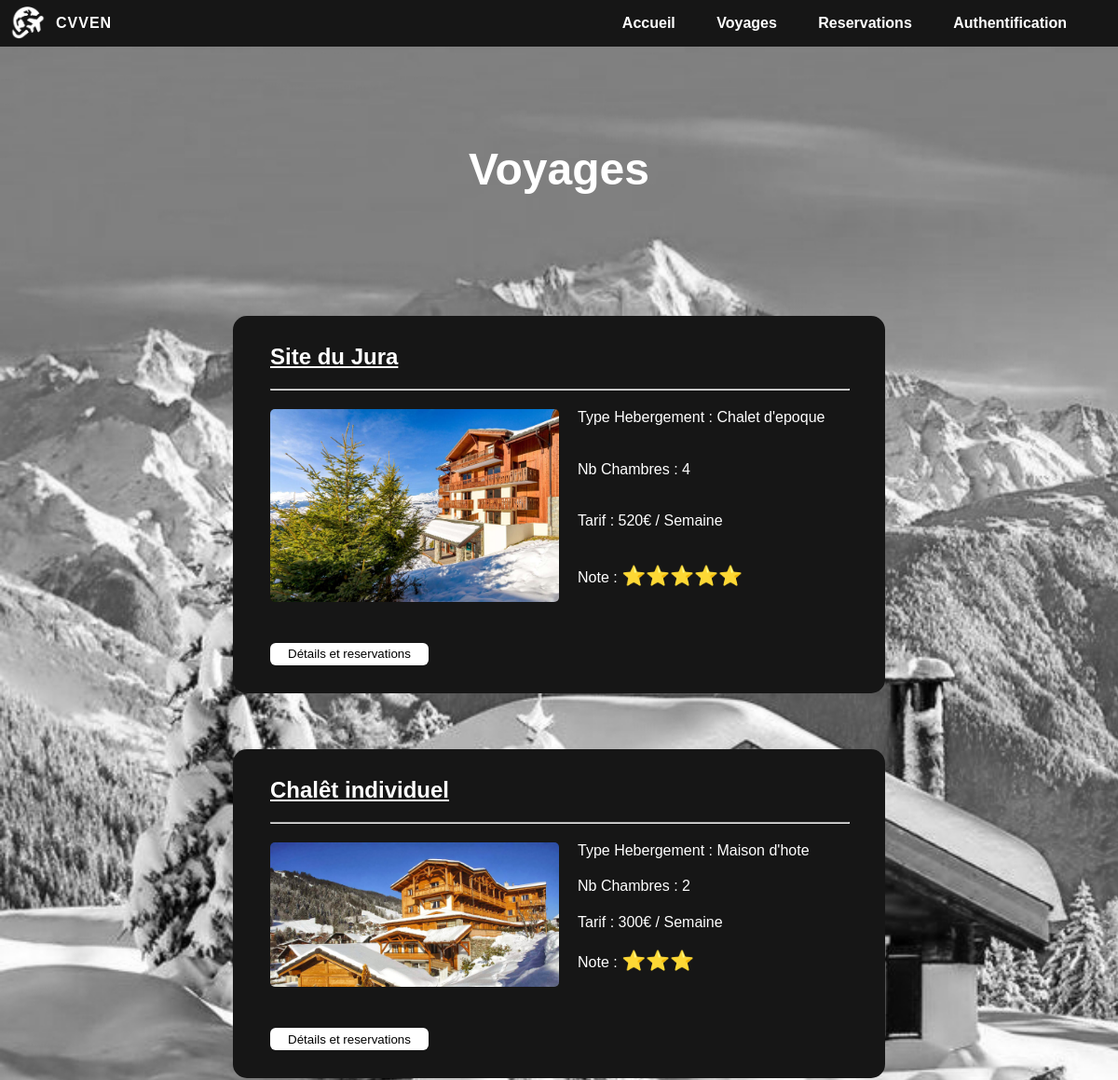
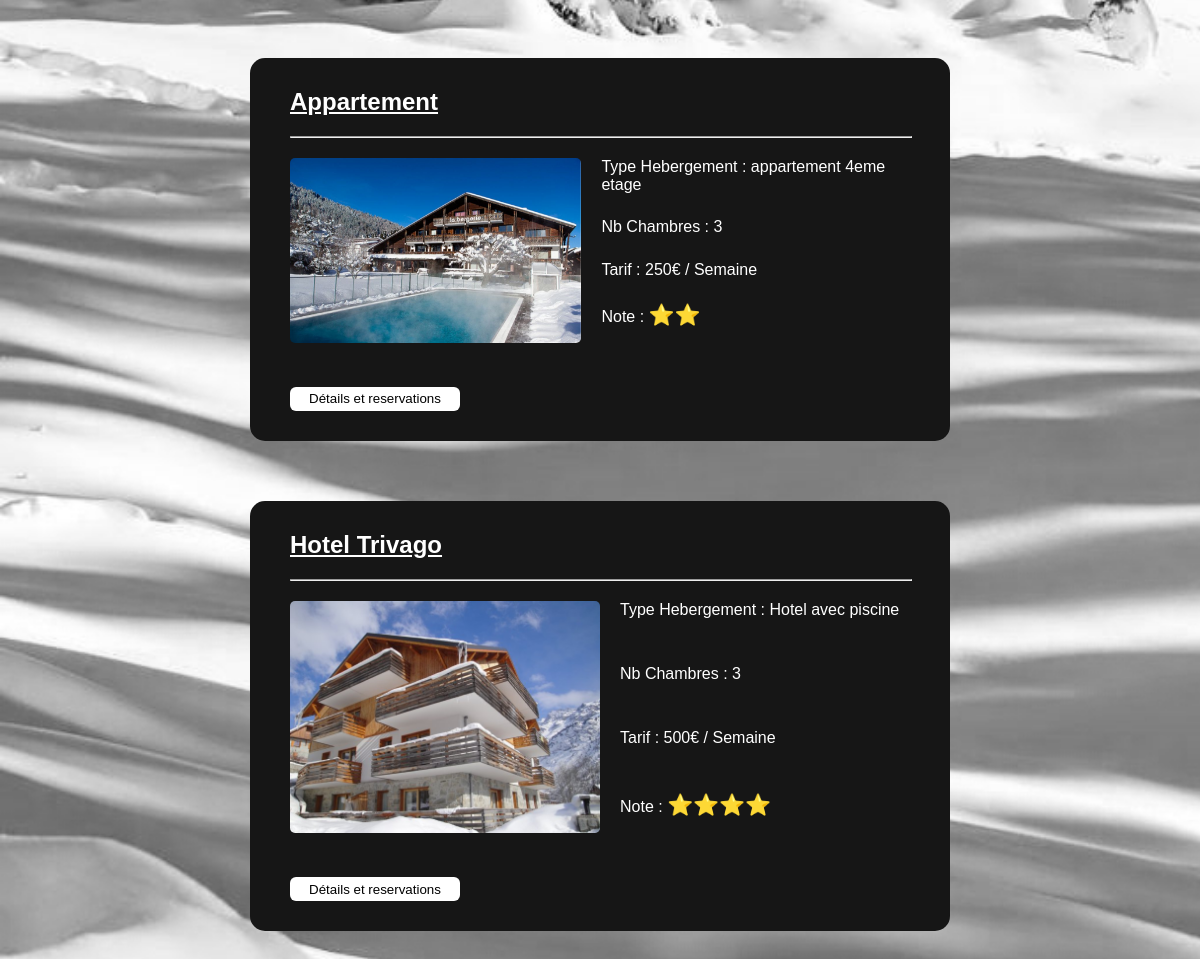
The app's page /Voyage.php with its own data (2 pictures, top to bottom).
### tables this page shows
CREATE TABLE `TYPE_HEBERGEMENT` (
  `Num_Type_Hebergement` int(11) NOT NULL,
  `Type_Hebergement` varchar(50) NOT NULL,
  `Description` varchar(50) NOT NULL,
  `Nb_Chambres` int(11) NOT NULL,
  `Tarif` float NOT NULL,
  `Lien_Photo` varchar(100) NOT NULL,
  `Note` varchar(5) NOT NULL
);

### Voyage.php (the view, shortened to what this page needs)
<?php
require('Connexion.php');
$query = "SELECT `Num_Type_Hebergement`,`Type_Hebergement`,`Description`,`Nb_Chambres`,`Tarif`,`Note`,`Lien_Photo` FROM `TYPE_HEBERGEMENT` ";
$result = mysqli_query($conn,$query) or die(mysql_error());
?>
<!DOCTYPE html>
<html>
    <head>
        <link rel="stylesheet" type="text/css" href="Styles/style.css">
    </head>
    <body>
        <header class="header">
            <div class="container">
                <a href="index.php" class="logo"><img src="Images/logo.png" width=40px alt="logo du site" style="margin-top: 7px;"/></a>
                <p class="logo" style="margin-left: 50px; margin-top: 0;">CVVEN</p>
                <nav class="menu">
                    <a href="index.php"> Accueil </a>
                    <a href="Voyage.php"> Voyages </a>
                    <a href="MesReserv.php"> Reservations </a>
                    <?php
                    if (isset($_SESSION["login"]))
                    {
                        echo "<a style='margin-right: 40px;'>";
                        echo ($_SESSION["login"]);
                        echo "</a>";
                        echo "<a href='logout.php'><img src='Images/deconnexion.png' width=25px style='margin-top: 10px; position: absolute;'/></a>";
                    }
                    else
                    {
                        echo "<a href='SeConnecter.php'> Authentification </a>";
                    }
                    ?>
                </nav>
            </div>
        </header>
        <br>
        <br>
        <br>
        <br>
        <center>
        <h1 style="color: #ffffff; font-size: 300%;">Voyages</h1>
        <div class="flex-container">
        <?php
        while($row = $result->fetch_assoc())
        {
            echo'
            <div id="div_4" class="div-flex">
                <div id="div_5">
                    <h2 style="color: #ffffff; text-align: left;"><u><a href="Details.php?id='.$row["Num_Type_Hebergement"].'" style="color: #ffffff;">'. $row["Type_Hebergement"]. '</a></u></h2>
                    <hr style="color: #ffffff; width: 100%;">
                    <div id="div_6">
                        <div id="div_7"><img src="Images/'. $row["Lien_Photo"]. '" style="width: 100%; border-radius: 5px;"/></div>
                        <div id="div_8">
                            <div id="div_9">Type Hebergement : '. $row["Description"]. '</div>
                            <div id="div_9">Nb Chambres : '. $row["Nb_Chambres"]. '</div>
                            <div id="div_9">Tarif : '. $row["Tarif"]. '€ / Semaine</div>
                            <div id="div_9">Note : <span style="font-size: 130%;">';$x = 1;while ($x <= ($row["Note"])){echo "⭐";$x++;} echo'</div>
                        </div>
                    </div>
                </div>
                <div id="div_10">
                    <input id="input_01" type="button" onclick="window.location.href = \'Details.php?id='.$row["Num_Type_Hebergement"].'\'" value="Détails et reservations">
                </div>
            </div>';
        } ?>
        </div>
        </center>
</body>
</html>

### Styles/style.css (style rules this page uses)
body, html { padding: 0; margin: 0; scrollbar-color: rgb(22, 22, 22) #5e5e5e; }
body { font-family: "Gill Sans", sans-serif; background-image: url('../Images/fond.jpg'); background-repeat: no-repeat; background-attachment: fixed; background-size: cover; color: #ffffff; margin: 0; }
a, a:hover { text-decoration: none; }
.header { background-color: rgb(22, 22, 22); height: 50px; line-height: 50px; padding-left: 10px; }
.logo { position: absolute; color: #ffffff; text-transform: uppercase; font-weight: bold; letter-spacing: 1px; float: left; }
.menu { float: right; font-weight: bold; padding-right: 15px; }
.menu a { color: #ffffff; margin-right: 40px; }
#div_4 { background-color: rgb(22, 22, 22); height: auto; width: 700px; border-radius: 15px; margin: 30px; padding-bottom: 30px; display: flex; flex-direction: column; justify-content: space-between; }
#div_5 { padding-top: 10px; padding-bottom: 10px; padding-left: 40px; padding-right: 40px; }
#div_6 { margin-top: 20px; display: flex; flex-wrap: nowrap; }
#div_7 { width: 50%; }
#div_8 { padding-left: 20px; padding-bottom: 20px; display: flex; flex-direction: column; justify-content: space-between; }
#div_9 { text-align: left; }
#div_10 { margin-top: 30px; padding-left: 40px; padding-right: 40px; }
#input_01 { border: none; color: #000000; background-color: #ffffff; text-align: left; height: 24px; border-radius: 6px; width: 170px; text-align: center; float: left; }
.flex-container { display: flex; flex-wrap: wrap; justify-content: center; align-content: flex-start; margin-top: 100px; margin-left: 50px; margin-right: 50px; }

### records on screen
type_hebergement: Type_Hebergement "Site du Jura", Lien_Photo (picture), Description "Chalet d'epoque", Nb_Chambres "4", Tarif "520", Note "5" (drawn)
type_hebergement: Type_Hebergement "Chalêt individuel", Lien_Photo (picture), Description "Maison d'hote", Nb_Chambres "2", Tarif "300", Note "3" (drawn)
type_hebergement: Type_Hebergement "Appartement", Lien_Photo (picture), Description "appartement 4eme etage", Nb_Chambres "3", Tarif "250", Note "2" (drawn)
type_hebergement: Type_Hebergement "Hotel Trivago", Lien_Photo (picture), Description "Hotel avec piscine", Nb_Chambres "3", Tarif "500", Note "4" (drawn)
